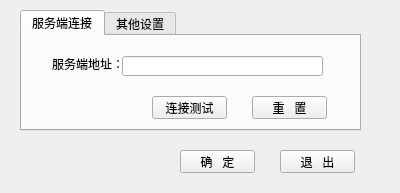
<?xml version="1.0" encoding="UTF-8"?>
<ui version="4.0">
 <class>ConfigForm</class>
 <widget class="QWidget" name="ConfigForm">
  <property name="geometry">
   <rect>
    <x>0</x>
    <y>0</y>
    <width>400</width>
    <height>193</height>
   </rect>
  </property>
  <property name="windowTitle">
   <string>高级设置</string>
  </property>
  <widget class="QTabWidget" name="tabWidget_Config">
   <property name="geometry">
    <rect>
     <x>20</x>
     <y>10</y>
     <width>341</width>
     <height>121</height>
    </rect>
   </property>
   <property name="currentIndex">
    <number>0</number>
   </property>
   <widget class="QWidget" name="tab_Address">
    <attribute name="title">
     <string>服务端连接</string>
    </attribute>
    <widget class="QPushButton" name="pushButton_Link">
     <property name="geometry">
      <rect>
       <x>130</x>
       <y>60</y>
       <width>75</width>
       <height>23</height>
      </rect>
     </property>
     <property name="text">
      <string>连接测试</string>
     </property>
    </widget>
    <widget class="QLineEdit" name="lineEdit_Address">
     <property name="geometry">
      <rect>
       <x>100</x>
       <y>20</y>
       <width>201</width>
       <height>20</height>
      </rect>
     </property>
    </widget>
    <widget class="QLabel" name="label_Address">
     <property name="geometry">
      <rect>
       <x>30</x>
       <y>20</y>
       <width>71</width>
       <height>16</height>
      </rect>
     </property>
     <property name="text">
      <string>服务端地址：</string>
     </property>
    </widget>
    <widget class="QPushButton" name="pushButton_Link_2">
     <property name="geometry">
      <rect>
       <x>230</x>
       <y>60</y>
       <width>75</width>
       <height>23</height>
      </rect>
     </property>
     <property name="text">
      <string>重   置</string>
     </property>
    </widget>
   </widget>
   <widget class="QWidget" name="tab_Other">
    <attribute name="title">
     <string>其他设置</string>
    </attribute>
   </widget>
  </widget>
  <widget class="QPushButton" name="pushButton_Exit">
   <property name="geometry">
    <rect>
     <x>280</x>
     <y>150</y>
     <width>75</width>
     <height>23</height>
    </rect>
   </property>
   <property name="text">
    <string>退   出</string>
   </property>
  </widget>
  <widget class="QPushButton" name="pushButton_Ok">
   <property name="geometry">
    <rect>
     <x>180</x>
     <y>150</y>
     <width>75</width>
     <height>23</height>
    </rect>
   </property>
   <property name="text">
    <string>确   定</string>
   </property>
  </widget>
 </widget>
 <resources/>
 <connections/>
</ui>
